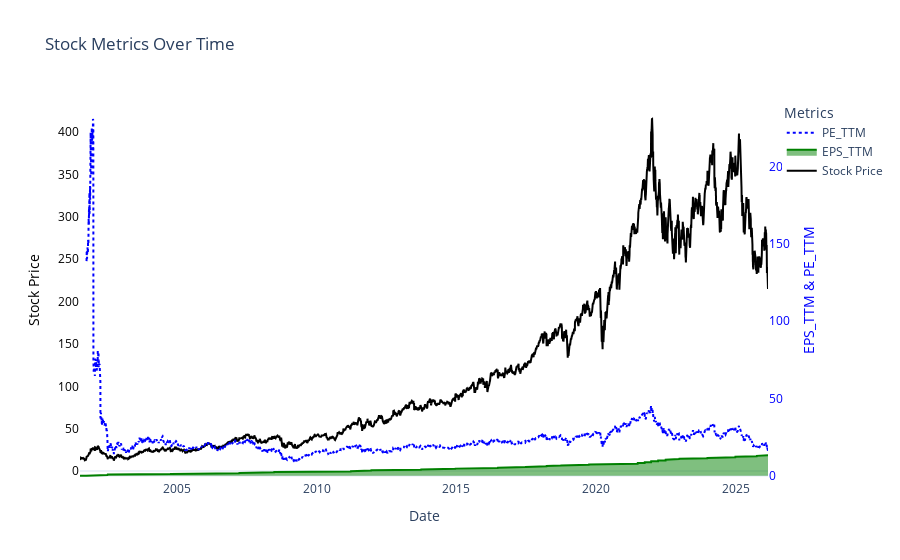

This figure's notebook cell:
### Code cell
import plotly.graph_objects as go


# Create the figure
fig = go.Figure()

# Add stock_price on primary y-axis (left)
fig.add_trace(go.Scatter(
    x=stock_consolidate_df.index,
    y=stock_consolidate_df["stock_price"],
    mode='lines',
    line=dict(color='black'),
    name='Stock Price',
    yaxis="y1"
))

# Add EPS_TTM on secondary y-axis (right)
fig.add_trace(go.Scatter(
    x=stock_consolidate_df.index,
    y=stock_consolidate_df["EPS_TTM"],
    mode='lines',
    fill='tonexty',  # Shadow effect
    line=dict(color='green'),
    name='EPS_TTM',
    yaxis="y2"
))

# Add PE_TTM on secondary y-axis (right)
fig.add_trace(go.Scatter(
    x=stock_consolidate_df.index,
    y=stock_consolidate_df["PE_TTM"],
    mode='lines',
    line=dict(color='blue', dash='dot'),
    name='PE_TTM',
    yaxis="y2"
))

# Update layout to remove grid and configure dual y-axes
fig.update_layout(
    title="Stock Metrics Over Time",
    xaxis=dict(title="Date", showgrid=False),
    yaxis=dict(
        title="Stock Price",
        showgrid=False,
        titlefont=dict(color="black"),
        tickfont=dict(color="black")
    ),
    yaxis2=dict(
        title="EPS_TTM & PE_TTM",
        overlaying="y",  # Overlay with y1
        side="right",
        showgrid=False,
        titlefont=dict(color="blue"),
        tickfont=dict(color="blue")
    ),
    legend_title="Metrics",
    template="plotly_white",
    plot_bgcolor='white'  # Background color
)

# Show the plot
fig.show()

### Figure 1 — Plotly figure (JSON) as saved in the notebook; plotly's stock layout.template omitted (floating-point values rounded to 4 significant figures; data arrays with more than 128 entries replaced by an {"elided": "..."} marker saying what was removed)
{"data": [{"line": {"color": "black"}, "mode": "lines", "name": "Stock Price", "type": "scatter", "x": {"elided": "6183 str values"}, "y": {"elided": "6183 float values"}, "yaxis": "y"}, {"fill": "tonexty", "line": {"color": "green"}, "mode": "lines", "name": "EPS_TTM", "type": "scatter", "x": {"elided": "6183 str values"}, "y": {"elided": "6183 float values"}, "yaxis": "y2"}, {"line": {"color": "blue", "dash": "dot"}, "mode": "lines", "name": "PE_TTM", "type": "scatter", "x": {"elided": "6183 str values"}, "y": {"elided": "6183 float values"}, "yaxis": "y2"}], "layout": {"legend": {"title": {"text": "Metrics"}}, "plot_bgcolor": "white", "title": {"text": "Stock Metrics Over Time"}, "xaxis": {"showgrid": false, "title": {"text": "Date"}}, "yaxis": {"showgrid": false, "tickfont": {"color": "black"}, "title": {"font": {"color": "black"}, "text": "Stock Price"}}, "yaxis2": {"overlaying": "y", "showgrid": false, "side": "right", "tickfont": {"color": "blue"}, "title": {"font": {"color": "blue"}, "text": "EPS_TTM & PE_TTM"}}}}
